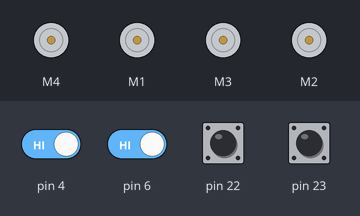
Simulated run of this sketch. Board: Arduino Leonardo, built with avr-gcc and run on an emulated ATmega32U4. Parts: 4 × DC motor (green arrow = forward, orange = backward, longer = faster). The test bench sets the inputs (shaded band); at power-on: pin 4, pin 6, pin 22, pin 23 HIGH. What the sketch prints to the serial monitor is not drawn.

Above: at 5.1 s.
5.2 s: pin 4 driven LOW and pin 6 driven LOW
At 6.5 s:
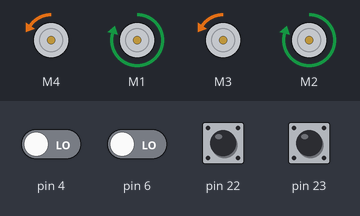
8.2 s: pin 4 driven HIGH
At 8.7 s:
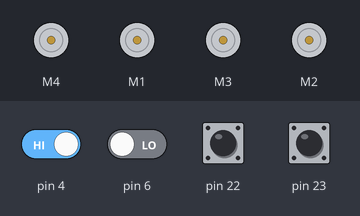
9.7 s: pin 4 driven LOW
At 11.0 s:
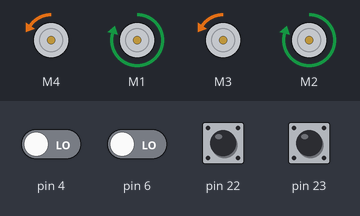
12.7 s: pin 6 driven HIGH
At 13.3 s:
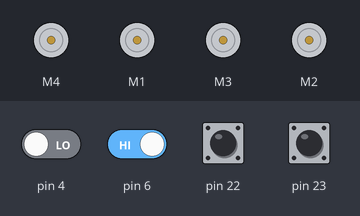
Timing chart, 0 to 15.2 s (numbered marks = the images above; inputs shaded):
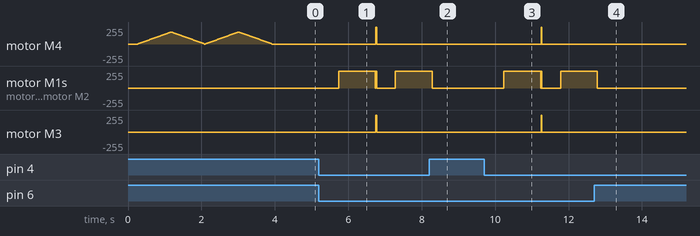

The sketch:

WhipperSnapper.ino
```cpp
// (licence header left out)
#include <Servo.h>
#include "env.h"
#include "Robot.h"

Robot Whippersnapper;

void setup() {
  int pos, indx;
#if defined (DEBUG)
  Serial.begin(9600);
#endif
  // Pause the initialize for a second, to give time to place bot
  delay(250);
  Servo myservo;
  myservo.attach(9);
  for (indx=0; indx<2; indx++) {
    for (pos = 0; pos <= 180; pos += 1) { // goes from 0 degrees to 180 degrees
      // in steps of 1 degree
      myservo.write(pos);              // tell servo to go to position in variable 'pos'
      delay(5);                       // waits 15ms for the servo to reach the position
    }
    for (pos = 180; pos >= 0; pos -= 1) { // goes from 180 degrees to 0 degrees
      myservo.write(pos);              // tell servo to go to position in variable 'pos'
      delay(5);                       // waits 15ms for the servo to reach the position
    }
  }
  // Start moving forward
  Whippersnapper.move(100,100);
}

void loop() {
  int tst;
  tst = Whippersnapper.bumpers();

  // If the bumpers are triggered then stop the robot
  if (tst > 0)
    Whippersnapper.stop();

  switch(tst) {
    case 8:     // Front left bumper triggered
    case 4:     // Front Right bumper triggered
    case 12:    // Both front bumpers triggered
      Whippersnapper.stop();                   // Stop
      Whippersnapper.move(-100,-100);             // Backup
      delay(500);
      Whippersnapper.move(0,0);                   // Stop
      Whippersnapper.move(-100,100);              // Turn left
      delay(1000);
      Whippersnapper.stop();                      // Quick stop
      Whippersnapper.move(100,100);               // Proceed forward again
      break;
  }
}
```

Bumper.cpp
```cpp
// (licence header left out)
#include <Arduino.h>
#include "env.h"
#include "Bumper.h"

// Constructor
Bumper::Bumper(int fl, int fr, int bl, int br)
{
  frtlft = fl;
  frtrgt = fr;
  bcklft = bl;
  bckrgt = br;
  pinMode(frtlft, INPUT_PULLUP);
  pinMode(frtrgt, INPUT_PULLUP);
  pinMode(bcklft, INPUT_PULLUP);
  pinMode(bckrgt, INPUT_PULLUP);
}

int Bumper::status()
{
  int retVal=0;
  retVal = digitalRead(frtlft);
  retVal = (retVal << 1) | digitalRead(frtrgt);
  retVal = (retVal << 1) | digitalRead(bcklft);
  retVal = (retVal << 1) | digitalRead(bckrgt);
  return(retVal);
}
```

Bumper.h
```cpp
// (licence header left out)
#ifndef _Bumper_h_
#define _Bumper_h_

class Bumper
{
  public:
    Bumper(int fl, int fr, int bl, int br);
    int status(void);

  private:
    int frtlft;
    int frtrgt;
    int bcklft;
    int bckrgt;
};

#endif
```

Robot.cpp
```cpp
// (licence header left out)
#include "env.h"
#include "Robot.h"

// Constructor
Robot::Robot()
{
  current_speeds[LEFT] = 0;
  current_speeds[RIGHT] = 0;
  MotorStatus[LEFT] = BRAKE;
  MotorStatus[RIGHT] = BRAKE;
}

int Robot::bumpers(void)
{
  return(bumper.status());
}

// This method is intended to be used when a sensor indicates a need for an immediate
// stop of the robots motion
void Robot::stop(void)
{
  // First stop the motors from actually running
  BckLft.run(RELEASE);
  BckRgt.run(RELEASE);
  FrtLft.run(RELEASE);
  FrtRgt.run(RELEASE);

  // Set the new motor speeds in a pattern to avoid veering the robot
  BckLft.setSpeed(0);
  BckRgt.setSpeed(0);
  FrtLft.setSpeed(0);
  FrtRgt.setSpeed(0);

#if defined (DEBUG)
  Serial.println("Robot Stop Command");
  Serial.println("Current status");
  Serial.print("\tLeft status: ");
  Serial.println(MotorStatus[LEFT]);
  Serial.print("\tRight status: ");
  Serial.println(MotorStatus[RIGHT]);
  Serial.print("\tLeft motors speed: ");
  Serial.println(current_speeds[LEFT]);
  Serial.print("\tRight motors speed: ");
  Serial.println(current_speeds[RIGHT]);
#endif

  // Now update the various status variables
  MotorStatus[LEFT] = RELEASE;
  MotorStatus[RIGHT] = RELEASE;
  current_speeds[LEFT] = 0;
  current_speeds[RIGHT] = 0;

#if defined (DEBUG)
  Serial.println("New status");
  Serial.print("\tLeft status: ");
  Serial.println(MotorStatus[LEFT]);
  Serial.print("\tRight status: ");
  Serial.println(MotorStatus[RIGHT]);
  Serial.print("\tLeft motors speed: ");
  Serial.println(current_speeds[LEFT]);
  Serial.print("\tRight motors speed: ");
  Serial.println(current_speeds[RIGHT]);
#endif
}

// Basic method for controlling the motion of the robot.  The
// variable left and right contain signed percentages. A negative
// percentage turns the respective motive in reverse at the percentage
// of full speed.
void Robot::move(int left, int right)
{
  uint8_t lms, rms, ltmp, rtmp, indx;
  int linc, rinc;                               // Incremental change values for speed change
  int num_units=10;                             // Number of steps to use when ramping speed

#if defined (DEBUG)
  Serial.println("Robot Move Command");
  Serial.println("Current status");
  Serial.print("\tLeft status: ");
  Serial.println(MotorStatus[LEFT]);
  Serial.print("\tRight status: ");
  Serial.println(MotorStatus[RIGHT]);
  Serial.print("\tLeft motors speed: ");
  Serial.println(current_speeds[LEFT]);
  Serial.print("\tRight motors speed: ");
  Serial.println(current_speeds[RIGHT]);
#endif

  if (left < 0)
    lms = BACKWARD;
  else if (left > 0)
    lms = FORWARD;
  else
    lms = RELEASE;
  if (right < 0)
    rms = BACKWARD;
  else if (right > 0)
    rms = FORWARD;
  else
    rms = RELEASE;

  // Save these new values
  MotorStatus[LEFT] = lms;
  MotorStatus[RIGHT] = rms;

  // Now change the motor status to the new calculated value
  BckLft.run(lms);
  BckRgt.run(rms);
  FrtLft.run(lms);
  FrtRgt.run(rms);

  // Ramp speeds to new values
  // Calculate unit change and scale to pwm speed range (0-255)
  if (left >= current_speeds[LEFT])
    linc = (map(left,-100,100,-255,255) - map(current_speeds[LEFT],-100,100,-255,255)) / num_units;
  else
    linc = (map(current_speeds[LEFT],-100,100,-255,255) - map(left,-100,100,-255,255)) / -num_units;
  if (right >= current_speeds[RIGHT])
    rinc = (map(right,-100,100,-255,255) - map(current_speeds[RIGHT],-100,100,-255,255)) / num_units;
  else
    rinc = (map(current_speeds[RIGHT],-100,100,-255,255) - map(right,-100,100,-255,255)) / -num_units;

  // Since the motor pwm control is unsigned, we need to convert the speed pwm value to an unsigned value
  ltmp = abs(current_speeds[LEFT]);
  rtmp = abs(current_speeds[RIGHT]);
  for (indx = 0; indx < num_units; indx++)
  {
    // Increment/decrement the speed by the calculated unit
    ltmp += linc;
    rtmp += rinc;
    // Set the new motor speeds in a pattern to avoid veering the robot
    BckLft.setSpeed(ltmp);
    BckRgt.setSpeed(rtmp);
    FrtLft.setSpeed(ltmp);
    FrtRgt.setSpeed(rtmp);
  }

#if defined (DEBUG)
  Serial.println("New status");
  Serial.print("\tLeft status: ");
  Serial.println(lms);
  Serial.print("\tRight status: ");
  Serial.println(rms);
  Serial.print("\tLeft motors speed: ");
  Serial.println(ltmp);
  Serial.print("\tRight motors speed: ");
  Serial.println(rtmp);
#endif

  // Before leaving method, update the current speeds to those just set
  current_speeds[LEFT] = left;
  current_speeds[RIGHT] = right;
}
```

Robot.h
```cpp
// (licence header left out)
#ifndef _Robot_h_
#define _Robot_h_

#include <Arduino.h>
#include "AFMotor.h"
#include "Bumper.h"

#define LEFT 0
#define RIGHT 1
#define BACK_RIGHT 0
#define FRONT_RIGHT 1
#define FRONT_LEFT 2
#define BACK_LEFT 3

class Robot
{
 public:
  Robot(void);
  void move(int left, int right);                       // Main method to move robot, takes percentages (-100.0, 100.0) for each 'side' of the robot.
  void stop(void);                                      // Emergency stop of the robot's motors
  int bumpers(void);                                    // Returns the status of the front and rear bumper sensors

 private:
  uint8_t MotorStatus[2];                               // array to contain the value of the motor status (assume forward and rear are always set the same).  The motor shield values for this contained in AFMotor.h
  int current_speeds[2];                                // array to contain the current speeds the motors are running at.  (assume forward and rear are always set the same)
  Bumper bumper = Bumper(22,23,24,25);
  AF_DCMotor BckRgt = AF_DCMotor(1);
  AF_DCMotor FrtRgt = AF_DCMotor(2);
  AF_DCMotor FrtLft = AF_DCMotor(3);
  AF_DCMotor BckLft= AF_DCMotor(4);
};

#endif
```

env.h
```cpp
// (licence header left out)
#ifndef _env_h_
#define _env_h_


#define DEBUG 1

#endif
```

Measured:
- after the input at 5.2 s, motor M4, motor M3: stopped → backward 6/255 at once; motor M1, motor M2: alternates forward 250/255 for 1.0 s and backward 6/255 for 0.52 s, starting at once
- after the input at 8.2 s, motor M4, motor M1, motor M3, motor M2: goes on until 8.3 s, then stays stopped
- after the input at 9.7 s, motor M4, motor M3: stopped → backward 6/255 at once; motor M1, motor M2: alternates forward 250/255 for 1.0 s and backward 6/255 for 0.52 s, starting at once
- after the input at 12.7 s, motor M4, motor M1, motor M3, motor M2: goes on until 12.8 s, then stays stopped
